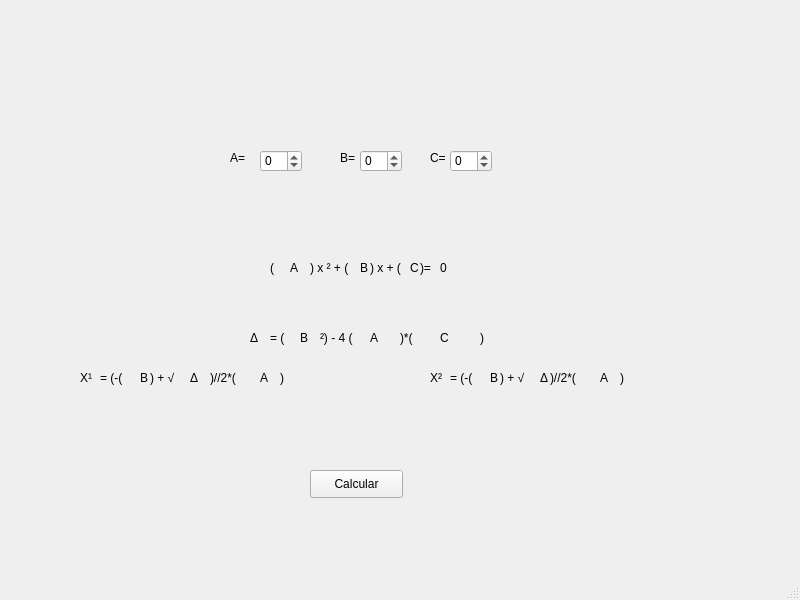
<?xml version="1.0" encoding="UTF-8"?>
<ui version="4.0">
 <class>MainWindow</class>
 <widget class="QMainWindow" name="MainWindow">
  <property name="geometry">
   <rect>
    <x>0</x>
    <y>0</y>
    <width>800</width>
    <height>600</height>
   </rect>
  </property>
  <property name="windowTitle">
   <string>MainWindow</string>
  </property>
  <widget class="QWidget" name="centralwidget">
   <widget class="QLabel" name="label_2">
    <property name="geometry">
     <rect>
      <x>310</x>
      <y>260</y>
      <width>55</width>
      <height>16</height>
     </rect>
    </property>
    <property name="text">
     <string>) x ² + (</string>
    </property>
   </widget>
   <widget class="QLabel" name="lblBQu">
    <property name="geometry">
     <rect>
      <x>360</x>
      <y>260</y>
      <width>55</width>
      <height>16</height>
     </rect>
    </property>
    <property name="text">
     <string>B</string>
    </property>
   </widget>
   <widget class="QSpinBox" name="spnA">
    <property name="geometry">
     <rect>
      <x>260</x>
      <y>150</y>
      <width>42</width>
      <height>22</height>
     </rect>
    </property>
    <property name="minimum">
     <number>-99</number>
    </property>
   </widget>
   <widget class="QLabel" name="label_4">
    <property name="geometry">
     <rect>
      <x>230</x>
      <y>150</y>
      <width>55</width>
      <height>16</height>
     </rect>
    </property>
    <property name="text">
     <string>A=</string>
    </property>
   </widget>
   <widget class="QLabel" name="aaaa">
    <property name="geometry">
     <rect>
      <x>420</x>
      <y>260</y>
      <width>55</width>
      <height>16</height>
     </rect>
    </property>
    <property name="text">
     <string>)=</string>
    </property>
   </widget>
   <widget class="QSpinBox" name="spnB">
    <property name="geometry">
     <rect>
      <x>360</x>
      <y>150</y>
      <width>42</width>
      <height>22</height>
     </rect>
    </property>
    <property name="minimum">
     <number>-99</number>
    </property>
   </widget>
   <widget class="QLabel" name="lblCQu">
    <property name="geometry">
     <rect>
      <x>410</x>
      <y>260</y>
      <width>55</width>
      <height>16</height>
     </rect>
    </property>
    <property name="text">
     <string>C</string>
    </property>
   </widget>
   <widget class="QLabel" name="lblAQu">
    <property name="geometry">
     <rect>
      <x>290</x>
      <y>260</y>
      <width>55</width>
      <height>16</height>
     </rect>
    </property>
    <property name="text">
     <string>A</string>
    </property>
   </widget>
   <widget class="QLabel" name="label_5">
    <property name="geometry">
     <rect>
      <x>340</x>
      <y>150</y>
      <width>55</width>
      <height>16</height>
     </rect>
    </property>
    <property name="text">
     <string>B=</string>
    </property>
   </widget>
   <widget class="QLabel" name="lblRAfim">
    <property name="geometry">
     <rect>
      <x>350</x>
      <y>360</y>
      <width>55</width>
      <height>16</height>
     </rect>
    </property>
    <property name="text">
     <string/>
    </property>
   </widget>
   <widget class="QPushButton" name="btnCalcQ">
    <property name="geometry">
     <rect>
      <x>310</x>
      <y>470</y>
      <width>93</width>
      <height>28</height>
     </rect>
    </property>
    <property name="text">
     <string>Calcular</string>
    </property>
   </widget>
   <widget class="QLabel" name="label_6">
    <property name="geometry">
     <rect>
      <x>430</x>
      <y>150</y>
      <width>55</width>
      <height>16</height>
     </rect>
    </property>
    <property name="text">
     <string>C=</string>
    </property>
   </widget>
   <widget class="QSpinBox" name="spnC">
    <property name="geometry">
     <rect>
      <x>450</x>
      <y>150</y>
      <width>42</width>
      <height>22</height>
     </rect>
    </property>
    <property name="minimum">
     <number>-99</number>
    </property>
   </widget>
   <widget class="QLabel" name="label_3">
    <property name="geometry">
     <rect>
      <x>370</x>
      <y>260</y>
      <width>55</width>
      <height>16</height>
     </rect>
    </property>
    <property name="text">
     <string>) x + (</string>
    </property>
   </widget>
   <widget class="QLabel" name="label">
    <property name="geometry">
     <rect>
      <x>440</x>
      <y>260</y>
      <width>55</width>
      <height>16</height>
     </rect>
    </property>
    <property name="text">
     <string>0</string>
    </property>
   </widget>
   <widget class="QLabel" name="label_7">
    <property name="geometry">
     <rect>
      <x>270</x>
      <y>260</y>
      <width>55</width>
      <height>16</height>
     </rect>
    </property>
    <property name="text">
     <string>(</string>
    </property>
   </widget>
   <widget class="QLabel" name="lblDeltQ">
    <property name="geometry">
     <rect>
      <x>250</x>
      <y>330</y>
      <width>55</width>
      <height>16</height>
     </rect>
    </property>
    <property name="text">
     <string>Δ</string>
    </property>
   </widget>
   <widget class="QLabel" name="label_9">
    <property name="geometry">
     <rect>
      <x>270</x>
      <y>330</y>
      <width>55</width>
      <height>16</height>
     </rect>
    </property>
    <property name="text">
     <string>= (</string>
    </property>
   </widget>
   <widget class="QLabel" name="lblBQ">
    <property name="geometry">
     <rect>
      <x>300</x>
      <y>330</y>
      <width>55</width>
      <height>16</height>
     </rect>
    </property>
    <property name="text">
     <string>B</string>
    </property>
   </widget>
   <widget class="QLabel" name="label_10">
    <property name="geometry">
     <rect>
      <x>320</x>
      <y>330</y>
      <width>55</width>
      <height>16</height>
     </rect>
    </property>
    <property name="text">
     <string>²) - 4 (</string>
    </property>
   </widget>
   <widget class="QLabel" name="lblAQ">
    <property name="geometry">
     <rect>
      <x>370</x>
      <y>330</y>
      <width>55</width>
      <height>16</height>
     </rect>
    </property>
    <property name="text">
     <string>A</string>
    </property>
   </widget>
   <widget class="QLabel" name="label_11">
    <property name="geometry">
     <rect>
      <x>400</x>
      <y>330</y>
      <width>55</width>
      <height>16</height>
     </rect>
    </property>
    <property name="text">
     <string>)*(</string>
    </property>
   </widget>
   <widget class="QLabel" name="lblCQ">
    <property name="geometry">
     <rect>
      <x>440</x>
      <y>330</y>
      <width>55</width>
      <height>16</height>
     </rect>
    </property>
    <property name="text">
     <string>C</string>
    </property>
   </widget>
   <widget class="QLabel" name="label_12">
    <property name="geometry">
     <rect>
      <x>480</x>
      <y>330</y>
      <width>55</width>
      <height>16</height>
     </rect>
    </property>
    <property name="text">
     <string>)</string>
    </property>
   </widget>
   <widget class="QLabel" name="X1">
    <property name="geometry">
     <rect>
      <x>80</x>
      <y>370</y>
      <width>55</width>
      <height>16</height>
     </rect>
    </property>
    <property name="text">
     <string>X¹</string>
    </property>
   </widget>
   <widget class="QLabel" name="label_8">
    <property name="geometry">
     <rect>
      <x>100</x>
      <y>370</y>
      <width>55</width>
      <height>16</height>
     </rect>
    </property>
    <property name="text">
     <string>= (-(</string>
    </property>
   </widget>
   <widget class="QLabel" name="lblBX">
    <property name="geometry">
     <rect>
      <x>140</x>
      <y>370</y>
      <width>55</width>
      <height>16</height>
     </rect>
    </property>
    <property name="text">
     <string>B</string>
    </property>
   </widget>
   <widget class="QLabel" name="label_13">
    <property name="geometry">
     <rect>
      <x>150</x>
      <y>370</y>
      <width>55</width>
      <height>16</height>
     </rect>
    </property>
    <property name="text">
     <string>) + √</string>
    </property>
   </widget>
   <widget class="QLabel" name="DeltaX">
    <property name="geometry">
     <rect>
      <x>190</x>
      <y>370</y>
      <width>55</width>
      <height>16</height>
     </rect>
    </property>
    <property name="text">
     <string>Δ</string>
    </property>
   </widget>
   <widget class="QLabel" name="label_14">
    <property name="geometry">
     <rect>
      <x>210</x>
      <y>370</y>
      <width>55</width>
      <height>16</height>
     </rect>
    </property>
    <property name="text">
     <string>)//2*(</string>
    </property>
   </widget>
   <widget class="QLabel" name="lblAX">
    <property name="geometry">
     <rect>
      <x>260</x>
      <y>370</y>
      <width>55</width>
      <height>16</height>
     </rect>
    </property>
    <property name="text">
     <string>A</string>
    </property>
   </widget>
   <widget class="QLabel" name="label_15">
    <property name="geometry">
     <rect>
      <x>280</x>
      <y>370</y>
      <width>55</width>
      <height>16</height>
     </rect>
    </property>
    <property name="text">
     <string>)</string>
    </property>
   </widget>
   <widget class="QLabel" name="X1_2">
    <property name="geometry">
     <rect>
      <x>430</x>
      <y>370</y>
      <width>55</width>
      <height>16</height>
     </rect>
    </property>
    <property name="text">
     <string>X²</string>
    </property>
   </widget>
   <widget class="QLabel" name="lblAX_2">
    <property name="geometry">
     <rect>
      <x>600</x>
      <y>370</y>
      <width>55</width>
      <height>16</height>
     </rect>
    </property>
    <property name="text">
     <string>A</string>
    </property>
   </widget>
   <widget class="QLabel" name="lblBX_2">
    <property name="geometry">
     <rect>
      <x>490</x>
      <y>370</y>
      <width>55</width>
      <height>16</height>
     </rect>
    </property>
    <property name="text">
     <string>B</string>
    </property>
   </widget>
   <widget class="QLabel" name="label_16">
    <property name="geometry">
     <rect>
      <x>620</x>
      <y>370</y>
      <width>55</width>
      <height>16</height>
     </rect>
    </property>
    <property name="text">
     <string>)</string>
    </property>
   </widget>
   <widget class="QLabel" name="label_17">
    <property name="geometry">
     <rect>
      <x>450</x>
      <y>370</y>
      <width>55</width>
      <height>16</height>
     </rect>
    </property>
    <property name="text">
     <string>= (-(</string>
    </property>
   </widget>
   <widget class="QLabel" name="DeltaX_2">
    <property name="geometry">
     <rect>
      <x>540</x>
      <y>370</y>
      <width>55</width>
      <height>16</height>
     </rect>
    </property>
    <property name="text">
     <string>Δ</string>
    </property>
   </widget>
   <widget class="QLabel" name="label_18">
    <property name="geometry">
     <rect>
      <x>550</x>
      <y>370</y>
      <width>55</width>
      <height>16</height>
     </rect>
    </property>
    <property name="text">
     <string>)//2*(</string>
    </property>
   </widget>
   <widget class="QLabel" name="label_19">
    <property name="geometry">
     <rect>
      <x>500</x>
      <y>370</y>
      <width>55</width>
      <height>16</height>
     </rect>
    </property>
    <property name="text">
     <string>) + √</string>
    </property>
   </widget>
  </widget>
  <widget class="QMenuBar" name="menubar">
   <property name="geometry">
    <rect>
     <x>0</x>
     <y>0</y>
     <width>800</width>
     <height>26</height>
    </rect>
   </property>
  </widget>
  <widget class="QStatusBar" name="statusbar"/>
 </widget>
 <resources/>
 <connections/>
</ui>
